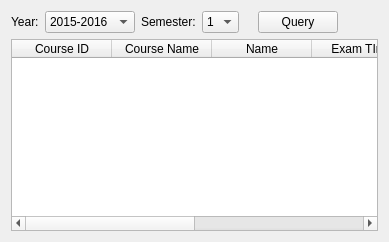
          <widget class="QWidget" name="exam_tab">
           <attribute name="title">
            <string>Exam Query</string>
           </attribute>
           <layout class="QVBoxLayout" name="verticalLayout_7">
            <item>
             <layout class="QHBoxLayout" name="horizontalLayout_6">
              <item>
               <widget class="QLabel" name="label_18">
                <property name="styleSheet">
                 <string notr="true">font: 12pt &quot;Sans Serif&quot;;</string>
                </property>
                <property name="text">
                 <string>Year:</string>
                </property>
               </widget>
              </item>
              <item>
               <widget class="QComboBox" name="comboBox_6">
                <property name="enabled">
                 <bool>true</bool>
                </property>
                <property name="styleSheet">
                 <string notr="true">font: 10pt &quot;Sans Serif&quot;;</string>
                </property>
                <item>
                 <property name="text">
                  <string>2015-2016</string>
                 </property>
                </item>
                <item>
                 <property name="text">
                  <string>2016-2017</string>
                 </property>
                </item>
               </widget>
              </item>
              <item>
               <widget class="QLabel" name="label_19">
                <property name="styleSheet">
                 <string notr="true">font: 12pt &quot;Sans Serif&quot;;</string>
                </property>
                <property name="text">
                 <string>Semester:</string>
                </property>
               </widget>
              </item>
              <item>
               <widget class="QComboBox" name="comboBox_7">
                <property name="enabled">
                 <bool>true</bool>
                </property>
                <property name="styleSheet">
                 <string notr="true">font: 10pt &quot;Sans Serif&quot;;</string>
                </property>
                <item>
                 <property name="text">
                  <string>1</string>
                 </property>
                </item>
                <item>
                 <property name="text">
                  <string>2</string>
                 </property>
                </item>
               </widget>
              </item>
              <item>
               <widget class="QLabel" name="label_20">
                <property name="text">
                 <string/>
                </property>
               </widget>
              </item>
              <item>
               <widget class="QPushButton" name="pushButton_5">
                <property name="styleSheet">
                 <string notr="true">font: 12pt &quot;Sans Serif&quot;;</string>
                </property>
                <property name="text">
                 <string>Query</string>
                </property>
               </widget>
              </item>
              <item>
               <spacer name="horizontalSpacer_6">
                <property name="orientation">
                 <enum>Qt::Horizontal</enum>
                </property>
                <property name="sizeHint" stdset="0">
                 <size>
                  <width>40</width>
                  <height>20</height>
                 </size>
                </property>
               </spacer>
              </item>
             </layout>
            </item>
            <item>
             <widget class="QTableWidget" name="tableWidget_4">
              <property name="styleSheet">
               <string notr="true">font: 10pt &quot;Sans Serif&quot;;</string>
              </property>
              <column>
               <property name="text">
                <string>Course ID</string>
               </property>
              </column>
              <column>
               <property name="text">
                <string>Course Name</string>
               </property>
              </column>
              <column>
               <property name="text">
                <string>Name</string>
               </property>
              </column>
              <column>
               <property name="text">
                <string>Exam TIme</string>
               </property>
              </column>
              <column>
               <property name="text">
                <string>Exam Location</string>
               </property>
              </column>
              <column>
               <property name="text">
                <string>Seat Number</string>
               </property>
              </column>
             </widget>
            </item>
           </layout>
          </widget>
